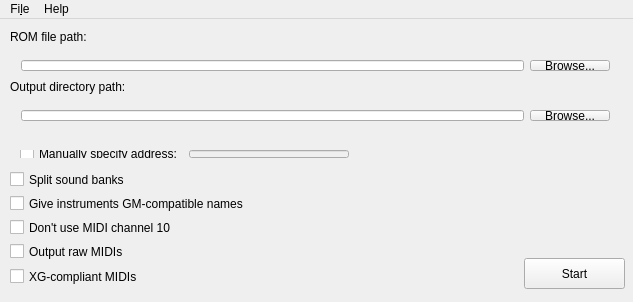
<?xml version="1.0" encoding="UTF-8"?>
<ui version="4.0">
 <class>MainWindow</class>
 <widget class="QMainWindow" name="MainWindow">
  <property name="geometry">
   <rect>
    <x>0</x>
    <y>0</y>
    <width>633</width>
    <height>302</height>
   </rect>
  </property>
  <property name="sizePolicy">
   <sizepolicy hsizetype="Fixed" vsizetype="Fixed">
    <horstretch>0</horstretch>
    <verstretch>0</verstretch>
   </sizepolicy>
  </property>
  <property name="windowTitle">
   <string>GBA Mus Ripper GUI</string>
  </property>
  <widget class="QWidget" name="centralWidget">
   <widget class="QLabel" name="inputLabel">
    <property name="geometry">
     <rect>
      <x>10</x>
      <y>10</y>
      <width>151</width>
      <height>16</height>
     </rect>
    </property>
    <property name="text">
     <string>ROM file path:</string>
    </property>
   </widget>
   <widget class="QLabel" name="outputLabel">
    <property name="geometry">
     <rect>
      <x>10</x>
      <y>60</y>
      <width>191</width>
      <height>16</height>
     </rect>
    </property>
    <property name="text">
     <string>Output directory path:</string>
    </property>
   </widget>
   <widget class="QPushButton" name="startButton">
    <property name="geometry">
     <rect>
      <x>524</x>
      <y>239</y>
      <width>101</width>
      <height>31</height>
     </rect>
    </property>
    <property name="text">
     <string>Start</string>
    </property>
   </widget>
   <widget class="QWidget" name="layoutWidget">
    <property name="geometry">
     <rect>
      <x>10</x>
      <y>30</y>
      <width>611</width>
      <height>33</height>
     </rect>
    </property>
    <layout class="QHBoxLayout" name="horizontalLayout">
     <item>
      <widget class="QLineEdit" name="romPathEdit"/>
     </item>
     <item>
      <widget class="QPushButton" name="chooseRomButton">
       <property name="text">
        <string>Browse...</string>
       </property>
      </widget>
     </item>
    </layout>
   </widget>
   <widget class="QWidget" name="layoutWidget">
    <property name="geometry">
     <rect>
      <x>10</x>
      <y>80</y>
      <width>611</width>
      <height>33</height>
     </rect>
    </property>
    <layout class="QHBoxLayout" name="horizontalLayout_2">
     <item>
      <widget class="QLineEdit" name="outputPathEdit"/>
     </item>
     <item>
      <widget class="QPushButton" name="chooseOutputButton">
       <property name="text">
        <string>Browse...</string>
       </property>
      </widget>
     </item>
    </layout>
   </widget>
   <widget class="QCheckBox" name="splitSoundBanks">
    <property name="geometry">
     <rect>
      <x>10</x>
      <y>152</y>
      <width>221</width>
      <height>17</height>
     </rect>
    </property>
    <property name="text">
     <string>Split sound banks</string>
    </property>
   </widget>
   <widget class="QCheckBox" name="giveGMNames">
    <property name="geometry">
     <rect>
      <x>10</x>
      <y>176</y>
      <width>361</width>
      <height>17</height>
     </rect>
    </property>
    <property name="text">
     <string>Give instruments GM-compatible names</string>
    </property>
   </widget>
   <widget class="QCheckBox" name="avoidCh10">
    <property name="geometry">
     <rect>
      <x>10</x>
      <y>200</y>
      <width>281</width>
      <height>17</height>
     </rect>
    </property>
    <property name="text">
     <string>Don't use MIDI channel 10</string>
    </property>
   </widget>
   <widget class="QCheckBox" name="outputRaw">
    <property name="geometry">
     <rect>
      <x>10</x>
      <y>224</y>
      <width>211</width>
      <height>17</height>
     </rect>
    </property>
    <property name="text">
     <string>Output raw MIDIs</string>
    </property>
   </widget>
   <widget class="QCheckBox" name="makeXGCompliant">
    <property name="geometry">
     <rect>
      <x>10</x>
      <y>249</y>
      <width>251</width>
      <height>17</height>
     </rect>
    </property>
    <property name="text">
     <string>XG-compliant MIDIs</string>
    </property>
   </widget>
   <widget class="QWidget" name="layoutWidget">
    <property name="geometry">
     <rect>
      <x>9</x>
      <y>120</y>
      <width>351</width>
      <height>30</height>
     </rect>
    </property>
    <layout class="QHBoxLayout" name="horizontalLayout_3">
     <item>
      <widget class="QCheckBox" name="manualAddressEnable">
       <property name="text">
        <string>Manually specify address:</string>
       </property>
      </widget>
     </item>
     <item>
      <widget class="QLineEdit" name="manualAddress">
       <property name="enabled">
        <bool>false</bool>
       </property>
      </widget>
     </item>
    </layout>
   </widget>
   <zorder>layoutWidget</zorder>
   <zorder>layoutWidget</zorder>
   <zorder>layoutWidget</zorder>
   <zorder>inputLabel</zorder>
   <zorder>outputLabel</zorder>
   <zorder>startButton</zorder>
   <zorder>splitSoundBanks</zorder>
   <zorder>giveGMNames</zorder>
   <zorder>avoidCh10</zorder>
   <zorder>outputRaw</zorder>
   <zorder>makeXGCompliant</zorder>
  </widget>
  <widget class="QMenuBar" name="menuBar">
   <property name="geometry">
    <rect>
     <x>0</x>
     <y>0</y>
     <width>633</width>
     <height>21</height>
    </rect>
   </property>
   <widget class="QMenu" name="menuFile">
    <property name="title">
     <string>Fi&amp;le</string>
    </property>
    <addaction name="actionExit"/>
   </widget>
   <widget class="QMenu" name="menuHelp">
    <property name="title">
     <string>Help</string>
    </property>
    <addaction name="actionAbout"/>
   </widget>
   <addaction name="menuFile"/>
   <addaction name="menuHelp"/>
  </widget>
  <action name="actionExit">
   <property name="text">
    <string>&amp;Exit</string>
   </property>
  </action>
  <action name="actionAbout">
   <property name="text">
    <string>&amp;About...</string>
   </property>
  </action>
 </widget>
 <layoutdefault spacing="6" margin="11"/>
 <resources/>
 <connections/>
</ui>
